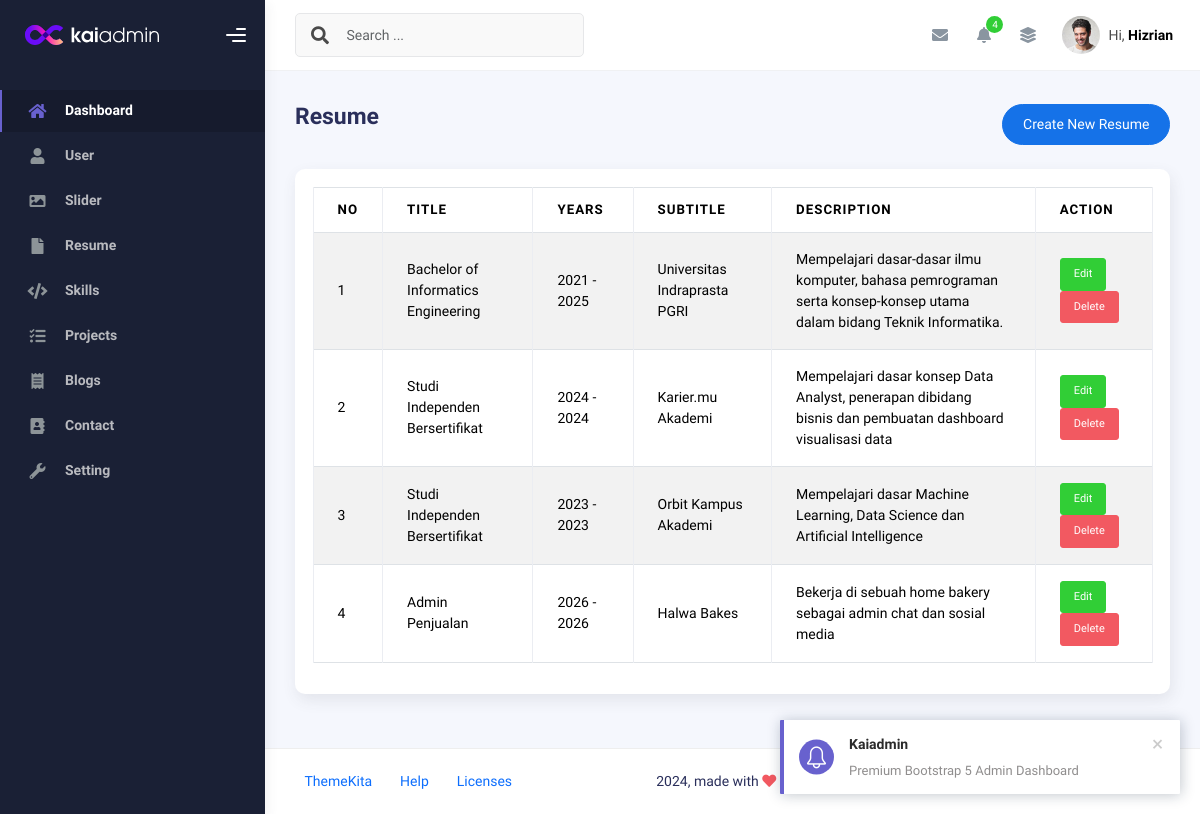
The app's page /admin/app.php?page=resume (signed in) with its own data.
### tables this page shows
CREATE TABLE `resume` (
  `id` int(11) NOT NULL,
  `title` varchar(50) NOT NULL,
  `year_start` year(4) NOT NULL,
  `year_end` year(4) NOT NULL,
  `subtitle` varchar(50) NOT NULL,
  `description` text NOT NULL,
  `created_at` timestamp NOT NULL DEFAULT current_timestamp(),
  `updated_at` timestamp NULL DEFAULT NULL ON UPDATE current_timestamp()
);

### admin/resume.php (the view, shortened to what this page needs)
<?php
$query = mysqli_query($conn, "SELECT * FROM resume ORDER BY id DESC");
$rows = mysqli_fetch_all($query, MYSQLI_ASSOC);
?>
          <div
            class="d-flex align-items-left align-items-md-center flex-column flex-md-row pt-2 pb-4">
            <div>
              <h3 class="fw-bold mb-3">Resume</h3>
            </div>
            <div class="ms-md-auto py-2 py-md-0">
              <a href="app.php?page=create-resume" class="btn btn-primary btn-round">Create New Resume</a>
            </div>
          </div>
          <div class="row">
            <div class="col-sm-6 col-md-12">
              <div class="card">
                <div class="card-body">
                  <table class="table table-bordered table-striped">
                    <thead>
                      <tr>
                        <th>No</th>
                        <th>Title</th>
                        <th>Years</th>
                        <th>Subtitle</th>
                        <th>Description</th>
                        <th>Action</th>
                      </tr>
                    </thead>
                    <tbody>
                      <?php foreach ($rows as $index => $row):  ?>
                        <tr>
                          <td><?php echo $index += 1 ?></td>
                          <td><?php echo $row['title'] ?></td>
                          <td><?php echo $row['year_start'] . " - " . $row['year_end'] ?></td>
                          <td><?php echo $row['subtitle'] ?></td>
                          <td><?php echo $row['description'] ?></td>
                          <td>
                            <a class="btn btn-success btn-sm"
                              href="app.php?page=create-resume&edit=<?php echo $row['id'] ?>">Edit</a>
                            <a onclick="return confirm('Are You sure wanna delete this data?')"
                              class="btn btn-danger btn-sm"
                              href="app.php?page=resume&delete=<?php echo $row['id'] ?>">Delete</a>
                          </td>
                        </tr>
                      <?php endforeach ?>
                    </tbody>
                  </table>
                </div>
              </div>
            </div>
          </div>

### records on screen
resume: index "1", title "Bachelor of Informatics Engineering", year_start "2021", year_end "2025", subtitle "Universitas Indraprasta PGRI", description "Mempelajari dasar-dasar ilmu komputer, bahasa pemrograman serta konsep-konsep utama dalam bidang Teknik Informatika."
resume: index "2", title "Studi Independen Bersertifikat", year_start "2024", year_end "2024", subtitle "Karier.mu Akademi", description "Mempelajari dasar konsep Data Analyst, penerapan dibidang bisnis dan pembuatan dashboard visualisasi data"
resume: index "3", title "Studi Independen Bersertifikat", year_start "2023", year_end "2023", subtitle "Orbit Kampus Akademi", description "Mempelajari dasar Machine Learning, Data Science dan Artificial Intelligence"
resume: index "4", title "Admin Penjualan", year_start "2026", year_end "2026", subtitle "Halwa Bakes", description "Bekerja di sebuah home bakery sebagai admin chat dan sosial media"
